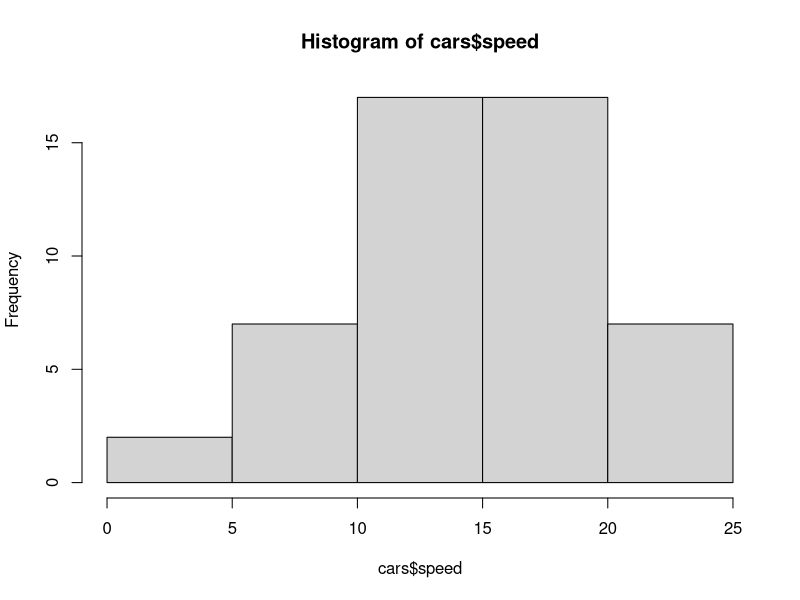
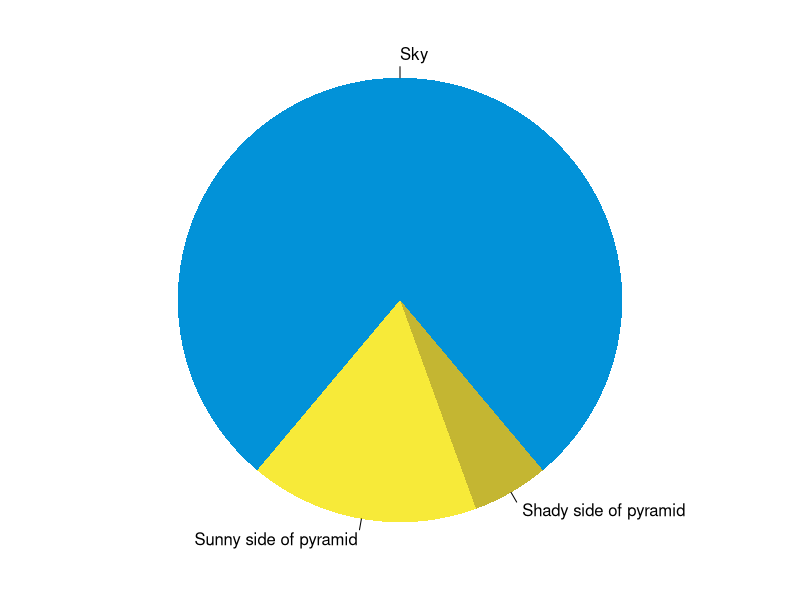

R code for these plots, in order:
## ---- chunk 1
knitr::opts_chunk$set(collapse = TRUE)
## ---- chunk 2
summary(cars)
fit <- lm(dist ~ speed, data = cars)
fit
## ---- chunk 3
hist(cars$speed)
## ---- chunk 4
par(mar = c(0, 1, 0, 1))
pie(
  c(280, 60, 20),
  c('Sky', 'Sunny side of pyramid', 'Shady side of pyramid'),
  col = c('#0292D8', '#F7EA39', '#C4B632'),
  init.angle = -50, border = NA
)
